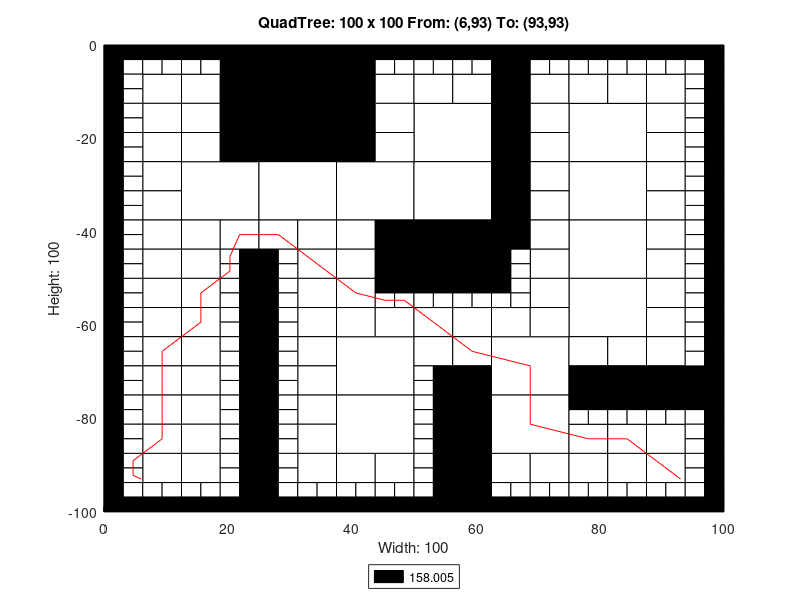

Write the MATLAB code that produced this figure.
axis([0 100 -100 0]);
title('QuadTree: 100 x 100 From: (6,93) To: (93,93)');
xlabel('Width: 100');
ylabel('Height: 100');
rectangle('Position',[25 -12.5 12.5 12.5], 'FaceColor',[0 0 0]);
rectangle('Position',[25 -25 12.5 12.5], 'FaceColor',[0 0 0]);
rectangle('Position',[12.5 -37.5 12.5 12.5], 'FaceColor',[1 1 1]);
rectangle('Position',[25 -37.5 12.5 12.5], 'FaceColor',[1 1 1]);
rectangle('Position',[37.5 -37.5 12.5 12.5], 'FaceColor',[1 1 1]);
rectangle('Position',[50 -25 12.5 12.5], 'FaceColor',[1 1 1]);
rectangle('Position',[75 -25 12.5 12.5], 'FaceColor',[1 1 1]);
rectangle('Position',[50 -37.5 12.5 12.5], 'FaceColor',[1 1 1]);
rectangle('Position',[50 -50 12.5 12.5], 'FaceColor',[0 0 0]);
rectangle('Position',[75 -37.5 12.5 12.5], 'FaceColor',[1 1 1]);
rectangle('Position',[75 -50 12.5 12.5], 'FaceColor',[1 1 1]);
rectangle('Position',[37.5 -75 12.5 12.5], 'FaceColor',[1 1 1]);
rectangle('Position',[37.5 -87.5 12.5 12.5], 'FaceColor',[1 1 1]);
rectangle('Position',[62.5 -75 12.5 12.5], 'FaceColor',[1 1 1]);
rectangle('Position',[75 -62.5 12.5 12.5], 'FaceColor',[1 1 1]);
rectangle('Position',[62.5 -87.5 12.5 12.5], 'FaceColor',[1 1 1]);
rectangle('Position',[6.25 -12.5 6.25 6.25], 'FaceColor',[1 1 1]);
rectangle('Position',[18.75 -6.25 6.25 6.25], 'FaceColor',[0 0 0]);
rectangle('Position',[12.5 -12.5 6.25 6.25], 'FaceColor',[1 1 1]);
rectangle('Position',[18.75 -12.5 6.25 6.25], 'FaceColor',[0 0 0]);
rectangle('Position',[6.25 -18.75 6.25 6.25], 'FaceColor',[1 1 1]);
rectangle('Position',[6.25 -25 6.25 6.25], 'FaceColor',[1 1 1]);
rectangle('Position',[12.5 -18.75 6.25 6.25], 'FaceColor',[1 1 1]);
rectangle('Position',[18.75 -18.75 6.25 6.25], 'FaceColor',[0 0 0]);
rectangle('Position',[12.5 -25 6.25 6.25], 'FaceColor',[1 1 1]);
rectangle('Position',[18.75 -25 6.25 6.25], 'FaceColor',[0 0 0]);
rectangle('Position',[37.5 -6.25 6.25 6.25], 'FaceColor',[0 0 0]);
rectangle('Position',[37.5 -12.5 6.25 6.25], 'FaceColor',[0 0 0]);
rectangle('Position',[43.75 -12.5 6.25 6.25], 'FaceColor',[1 1 1]);
rectangle('Position',[37.5 -18.75 6.25 6.25], 'FaceColor',[0 0 0]);
rectangle('Position',[43.75 -18.75 6.25 6.25], 'FaceColor',[1 1 1]);
rectangle('Position',[37.5 -25 6.25 6.25], 'FaceColor',[0 0 0]);
rectangle('Position',[43.75 -25 6.25 6.25], 'FaceColor',[1 1 1]);
rectangle('Position',[6.25 -31.25 6.25 6.25], 'FaceColor',[1 1 1]);
rectangle('Position',[6.25 -37.5 6.25 6.25], 'FaceColor',[1 1 1]);
rectangle('Position',[6.25 -43.75 6.25 6.25], 'FaceColor',[1 1 1]);
rectangle('Position',[6.25 -50 6.25 6.25], 'FaceColor',[1 1 1]);
rectangle('Position',[12.5 -43.75 6.25 6.25], 'FaceColor',[1 1 1]);
rectangle('Position',[18.75 -43.75 6.25 6.25], 'FaceColor',[1 1 1]);
rectangle('Position',[12.5 -50 6.25 6.25], 'FaceColor',[1 1 1]);
rectangle('Position',[25 -43.75 6.25 6.25], 'FaceColor',[1 1 1]);
rectangle('Position',[31.25 -43.75 6.25 6.25], 'FaceColor',[1 1 1]);
rectangle('Position',[31.25 -50 6.25 6.25], 'FaceColor',[1 1 1]);
rectangle('Position',[37.5 -43.75 6.25 6.25], 'FaceColor',[1 1 1]);
rectangle('Position',[43.75 -43.75 6.25 6.25], 'FaceColor',[0 0 0]);
rectangle('Position',[37.5 -50 6.25 6.25], 'FaceColor',[1 1 1]);
rectangle('Position',[43.75 -50 6.25 6.25], 'FaceColor',[0 0 0]);
rectangle('Position',[50 -12.5 6.25 6.25], 'FaceColor',[1 1 1]);
rectangle('Position',[56.25 -12.5 6.25 6.25], 'FaceColor',[1 1 1]);
rectangle('Position',[62.5 -6.25 6.25 6.25], 'FaceColor',[0 0 0]);
rectangle('Position',[62.5 -12.5 6.25 6.25], 'FaceColor',[0 0 0]);
rectangle('Position',[68.75 -12.5 6.25 6.25], 'FaceColor',[1 1 1]);
rectangle('Position',[62.5 -18.75 6.25 6.25], 'FaceColor',[0 0 0]);
rectangle('Position',[68.75 -18.75 6.25 6.25], 'FaceColor',[1 1 1]);
rectangle('Position',[62.5 -25 6.25 6.25], 'FaceColor',[0 0 0]);
rectangle('Position',[68.75 -25 6.25 6.25], 'FaceColor',[1 1 1]);
rectangle('Position',[75 -12.5 6.25 6.25], 'FaceColor',[1 1 1]);
rectangle('Position',[81.25 -12.5 6.25 6.25], 'FaceColor',[1 1 1]);
rectangle('Position',[87.5 -12.5 6.25 6.25], 'FaceColor',[1 1 1]);
rectangle('Position',[87.5 -18.75 6.25 6.25], 'FaceColor',[1 1 1]);
rectangle('Position',[87.5 -25 6.25 6.25], 'FaceColor',[1 1 1]);
rectangle('Position',[62.5 -31.25 6.25 6.25], 'FaceColor',[0 0 0]);
rectangle('Position',[68.75 -31.25 6.25 6.25], 'FaceColor',[1 1 1]);
rectangle('Position',[62.5 -37.5 6.25 6.25], 'FaceColor',[0 0 0]);
rectangle('Position',[68.75 -37.5 6.25 6.25], 'FaceColor',[1 1 1]);
rectangle('Position',[62.5 -43.75 6.25 6.25], 'FaceColor',[0 0 0]);
rectangle('Position',[68.75 -43.75 6.25 6.25], 'FaceColor',[1 1 1]);
rectangle('Position',[68.75 -50 6.25 6.25], 'FaceColor',[1 1 1]);
rectangle('Position',[87.5 -31.25 6.25 6.25], 'FaceColor',[1 1 1]);
rectangle('Position',[87.5 -37.5 6.25 6.25], 'FaceColor',[1 1 1]);
rectangle('Position',[87.5 -43.75 6.25 6.25], 'FaceColor',[1 1 1]);
rectangle('Position',[87.5 -50 6.25 6.25], 'FaceColor',[1 1 1]);
rectangle('Position',[6.25 -56.25 6.25 6.25], 'FaceColor',[1 1 1]);
rectangle('Position',[6.25 -62.5 6.25 6.25], 'FaceColor',[1 1 1]);
rectangle('Position',[12.5 -56.25 6.25 6.25], 'FaceColor',[1 1 1]);
rectangle('Position',[12.5 -62.5 6.25 6.25], 'FaceColor',[1 1 1]);
rectangle('Position',[6.25 -68.75 6.25 6.25], 'FaceColor',[1 1 1]);
rectangle('Position',[6.25 -75 6.25 6.25], 'FaceColor',[1 1 1]);
rectangle('Position',[12.5 -68.75 6.25 6.25], 'FaceColor',[1 1 1]);
rectangle('Position',[12.5 -75 6.25 6.25], 'FaceColor',[1 1 1]);
rectangle('Position',[31.25 -56.25 6.25 6.25], 'FaceColor',[1 1 1]);
rectangle('Position',[31.25 -62.5 6.25 6.25], 'FaceColor',[1 1 1]);
rectangle('Position',[37.5 -56.25 6.25 6.25], 'FaceColor',[1 1 1]);
rectangle('Position',[37.5 -62.5 6.25 6.25], 'FaceColor',[1 1 1]);
rectangle('Position',[43.75 -62.5 6.25 6.25], 'FaceColor',[1 1 1]);
rectangle('Position',[31.25 -68.75 6.25 6.25], 'FaceColor',[1 1 1]);
rectangle('Position',[31.25 -75 6.25 6.25], 'FaceColor',[1 1 1]);
rectangle('Position',[6.25 -81.25 6.25 6.25], 'FaceColor',[1 1 1]);
rectangle('Position',[6.25 -87.5 6.25 6.25], 'FaceColor',[1 1 1]);
rectangle('Position',[12.5 -81.25 6.25 6.25], 'FaceColor',[1 1 1]);
rectangle('Position',[12.5 -87.5 6.25 6.25], 'FaceColor',[1 1 1]);
rectangle('Position',[6.25 -93.75 6.25 6.25], 'FaceColor',[1 1 1]);
rectangle('Position',[12.5 -93.75 6.25 6.25], 'FaceColor',[1 1 1]);
rectangle('Position',[31.25 -81.25 6.25 6.25], 'FaceColor',[1 1 1]);
rectangle('Position',[31.25 -87.5 6.25 6.25], 'FaceColor',[1 1 1]);
rectangle('Position',[31.25 -93.75 6.25 6.25], 'FaceColor',[1 1 1]);
rectangle('Position',[37.5 -93.75 6.25 6.25], 'FaceColor',[1 1 1]);
rectangle('Position',[43.75 -93.75 6.25 6.25], 'FaceColor',[1 1 1]);
rectangle('Position',[50 -62.5 6.25 6.25], 'FaceColor',[1 1 1]);
rectangle('Position',[56.25 -62.5 6.25 6.25], 'FaceColor',[1 1 1]);
rectangle('Position',[68.75 -56.25 6.25 6.25], 'FaceColor',[1 1 1]);
rectangle('Position',[62.5 -62.5 6.25 6.25], 'FaceColor',[1 1 1]);
rectangle('Position',[68.75 -62.5 6.25 6.25], 'FaceColor',[1 1 1]);
rectangle('Position',[50 -68.75 6.25 6.25], 'FaceColor',[1 1 1]);
rectangle('Position',[56.25 -68.75 6.25 6.25], 'FaceColor',[1 1 1]);
rectangle('Position',[56.25 -75 6.25 6.25], 'FaceColor',[0 0 0]);
rectangle('Position',[87.5 -56.25 6.25 6.25], 'FaceColor',[1 1 1]);
rectangle('Position',[87.5 -62.5 6.25 6.25], 'FaceColor',[1 1 1]);
rectangle('Position',[75 -68.75 6.25 6.25], 'FaceColor',[1 1 1]);
rectangle('Position',[81.25 -68.75 6.25 6.25], 'FaceColor',[1 1 1]);
rectangle('Position',[75 -75 6.25 6.25], 'FaceColor',[0 0 0]);
rectangle('Position',[81.25 -75 6.25 6.25], 'FaceColor',[0 0 0]);
rectangle('Position',[87.5 -68.75 6.25 6.25], 'FaceColor',[1 1 1]);
rectangle('Position',[87.5 -75 6.25 6.25], 'FaceColor',[0 0 0]);
rectangle('Position',[93.75 -75 6.25 6.25], 'FaceColor',[0 0 0]);
rectangle('Position',[56.25 -81.25 6.25 6.25], 'FaceColor',[0 0 0]);
rectangle('Position',[56.25 -87.5 6.25 6.25], 'FaceColor',[0 0 0]);
rectangle('Position',[56.25 -93.75 6.25 6.25], 'FaceColor',[0 0 0]);
rectangle('Position',[56.25 -100 6.25 6.25], 'FaceColor',[0 0 0]);
rectangle('Position',[62.5 -93.75 6.25 6.25], 'FaceColor',[1 1 1]);
rectangle('Position',[68.75 -93.75 6.25 6.25], 'FaceColor',[1 1 1]);
rectangle('Position',[75 -87.5 6.25 6.25], 'FaceColor',[1 1 1]);
rectangle('Position',[81.25 -87.5 6.25 6.25], 'FaceColor',[1 1 1]);
rectangle('Position',[87.5 -87.5 6.25 6.25], 'FaceColor',[1 1 1]);
rectangle('Position',[75 -93.75 6.25 6.25], 'FaceColor',[1 1 1]);
rectangle('Position',[81.25 -93.75 6.25 6.25], 'FaceColor',[1 1 1]);
rectangle('Position',[87.5 -93.75 6.25 6.25], 'FaceColor',[1 1 1]);
rectangle('Position',[0 -3.125 3.125 3.125], 'FaceColor',[0 0 0]);
rectangle('Position',[3.125 -3.125 3.125 3.125], 'FaceColor',[0 0 0]);
rectangle('Position',[0 -6.25 3.125 3.125], 'FaceColor',[0 0 0]);
rectangle('Position',[3.125 -6.25 3.125 3.125], 'FaceColor',[1 1 1]);
rectangle('Position',[6.25 -3.125 3.125 3.125], 'FaceColor',[0 0 0]);
rectangle('Position',[9.375 -3.125 3.125 3.125], 'FaceColor',[0 0 0]);
rectangle('Position',[6.25 -6.25 3.125 3.125], 'FaceColor',[1 1 1]);
rectangle('Position',[9.375 -6.25 3.125 3.125], 'FaceColor',[1 1 1]);
rectangle('Position',[0 -9.375 3.125 3.125], 'FaceColor',[0 0 0]);
rectangle('Position',[3.125 -9.375 3.125 3.125], 'FaceColor',[1 1 1]);
rectangle('Position',[0 -12.5 3.125 3.125], 'FaceColor',[0 0 0]);
rectangle('Position',[3.125 -12.5 3.125 3.125], 'FaceColor',[1 1 1]);
rectangle('Position',[12.5 -3.125 3.125 3.125], 'FaceColor',[0 0 0]);
rectangle('Position',[15.625 -3.125 3.125 3.125], 'FaceColor',[0 0 0]);
rectangle('Position',[12.5 -6.25 3.125 3.125], 'FaceColor',[1 1 1]);
rectangle('Position',[15.625 -6.25 3.125 3.125], 'FaceColor',[1 1 1]);
rectangle('Position',[0 -15.625 3.125 3.125], 'FaceColor',[0 0 0]);
rectangle('Position',[3.125 -15.625 3.125 3.125], 'FaceColor',[1 1 1]);
rectangle('Position',[0 -18.75 3.125 3.125], 'FaceColor',[0 0 0]);
rectangle('Position',[3.125 -18.75 3.125 3.125], 'FaceColor',[1 1 1]);
rectangle('Position',[0 -21.875 3.125 3.125], 'FaceColor',[0 0 0]);
rectangle('Position',[3.125 -21.875 3.125 3.125], 'FaceColor',[1 1 1]);
rectangle('Position',[0 -25 3.125 3.125], 'FaceColor',[0 0 0]);
rectangle('Position',[3.125 -25 3.125 3.125], 'FaceColor',[1 1 1]);
rectangle('Position',[43.75 -3.125 3.125 3.125], 'FaceColor',[0 0 0]);
rectangle('Position',[46.875 -3.125 3.125 3.125], 'FaceColor',[0 0 0]);
rectangle('Position',[43.75 -6.25 3.125 3.125], 'FaceColor',[1 1 1]);
rectangle('Position',[46.875 -6.25 3.125 3.125], 'FaceColor',[1 1 1]);
rectangle('Position',[0 -28.125 3.125 3.125], 'FaceColor',[0 0 0]);
rectangle('Position',[3.125 -28.125 3.125 3.125], 'FaceColor',[1 1 1]);
rectangle('Position',[0 -31.25 3.125 3.125], 'FaceColor',[0 0 0]);
rectangle('Position',[3.125 -31.25 3.125 3.125], 'FaceColor',[1 1 1]);
rectangle('Position',[0 -34.375 3.125 3.125], 'FaceColor',[0 0 0]);
rectangle('Position',[3.125 -34.375 3.125 3.125], 'FaceColor',[1 1 1]);
rectangle('Position',[0 -37.5 3.125 3.125], 'FaceColor',[0 0 0]);
rectangle('Position',[3.125 -37.5 3.125 3.125], 'FaceColor',[1 1 1]);
rectangle('Position',[0 -40.625 3.125 3.125], 'FaceColor',[0 0 0]);
rectangle('Position',[3.125 -40.625 3.125 3.125], 'FaceColor',[1 1 1]);
rectangle('Position',[0 -43.75 3.125 3.125], 'FaceColor',[0 0 0]);
rectangle('Position',[3.125 -43.75 3.125 3.125], 'FaceColor',[1 1 1]);
rectangle('Position',[0 -46.875 3.125 3.125], 'FaceColor',[0 0 0]);
rectangle('Position',[3.125 -46.875 3.125 3.125], 'FaceColor',[1 1 1]);
rectangle('Position',[0 -50 3.125 3.125], 'FaceColor',[0 0 0]);
rectangle('Position',[3.125 -50 3.125 3.125], 'FaceColor',[1 1 1]);
rectangle('Position',[18.75 -46.875 3.125 3.125], 'FaceColor',[1 1 1]);
rectangle('Position',[21.875 -46.875 3.125 3.125], 'FaceColor',[0 0 0]);
rectangle('Position',[18.75 -50 3.125 3.125], 'FaceColor',[1 1 1]);
rectangle('Position',[21.875 -50 3.125 3.125], 'FaceColor',[0 0 0]);
rectangle('Position',[25 -46.875 3.125 3.125], 'FaceColor',[0 0 0]);
rectangle('Position',[28.125 -46.875 3.125 3.125], 'FaceColor',[1 1 1]);
rectangle('Position',[25 -50 3.125 3.125], 'FaceColor',[0 0 0]);
rectangle('Position',[28.125 -50 3.125 3.125], 'FaceColor',[1 1 1]);
rectangle('Position',[50 -3.125 3.125 3.125], 'FaceColor',[0 0 0]);
rectangle('Position',[53.125 -3.125 3.125 3.125], 'FaceColor',[0 0 0]);
rectangle('Position',[50 -6.25 3.125 3.125], 'FaceColor',[1 1 1]);
rectangle('Position',[53.125 -6.25 3.125 3.125], 'FaceColor',[1 1 1]);
rectangle('Position',[56.25 -3.125 3.125 3.125], 'FaceColor',[0 0 0]);
rectangle('Position',[59.375 -3.125 3.125 3.125], 'FaceColor',[0 0 0]);
rectangle('Position',[56.25 -6.25 3.125 3.125], 'FaceColor',[1 1 1]);
rectangle('Position',[59.375 -6.25 3.125 3.125], 'FaceColor',[1 1 1]);
rectangle('Position',[68.75 -3.125 3.125 3.125], 'FaceColor',[0 0 0]);
rectangle('Position',[71.875 -3.125 3.125 3.125], 'FaceColor',[0 0 0]);
rectangle('Position',[68.75 -6.25 3.125 3.125], 'FaceColor',[1 1 1]);
rectangle('Position',[71.875 -6.25 3.125 3.125], 'FaceColor',[1 1 1]);
rectangle('Position',[75 -3.125 3.125 3.125], 'FaceColor',[0 0 0]);
rectangle('Position',[78.125 -3.125 3.125 3.125], 'FaceColor',[0 0 0]);
rectangle('Position',[75 -6.25 3.125 3.125], 'FaceColor',[1 1 1]);
rectangle('Position',[78.125 -6.25 3.125 3.125], 'FaceColor',[1 1 1]);
rectangle('Position',[81.25 -3.125 3.125 3.125], 'FaceColor',[0 0 0]);
rectangle('Position',[84.375 -3.125 3.125 3.125], 'FaceColor',[0 0 0]);
rectangle('Position',[81.25 -6.25 3.125 3.125], 'FaceColor',[1 1 1]);
rectangle('Position',[84.375 -6.25 3.125 3.125], 'FaceColor',[1 1 1]);
rectangle('Position',[87.5 -3.125 3.125 3.125], 'FaceColor',[0 0 0]);
rectangle('Position',[90.625 -3.125 3.125 3.125], 'FaceColor',[0 0 0]);
rectangle('Position',[87.5 -6.25 3.125 3.125], 'FaceColor',[1 1 1]);
rectangle('Position',[90.625 -6.25 3.125 3.125], 'FaceColor',[1 1 1]);
rectangle('Position',[93.75 -3.125 3.125 3.125], 'FaceColor',[0 0 0]);
rectangle('Position',[96.875 -3.125 3.125 3.125], 'FaceColor',[0 0 0]);
rectangle('Position',[93.75 -6.25 3.125 3.125], 'FaceColor',[1 1 1]);
rectangle('Position',[96.875 -6.25 3.125 3.125], 'FaceColor',[0 0 0]);
rectangle('Position',[93.75 -9.375 3.125 3.125], 'FaceColor',[1 1 1]);
rectangle('Position',[96.875 -9.375 3.125 3.125], 'FaceColor',[0 0 0]);
rectangle('Position',[93.75 -12.5 3.125 3.125], 'FaceColor',[1 1 1]);
rectangle('Position',[96.875 -12.5 3.125 3.125], 'FaceColor',[0 0 0]);
rectangle('Position',[93.75 -15.625 3.125 3.125], 'FaceColor',[1 1 1]);
rectangle('Position',[96.875 -15.625 3.125 3.125], 'FaceColor',[0 0 0]);
rectangle('Position',[93.75 -18.75 3.125 3.125], 'FaceColor',[1 1 1]);
rectangle('Position',[96.875 -18.75 3.125 3.125], 'FaceColor',[0 0 0]);
rectangle('Position',[93.75 -21.875 3.125 3.125], 'FaceColor',[1 1 1]);
rectangle('Position',[96.875 -21.875 3.125 3.125], 'FaceColor',[0 0 0]);
rectangle('Position',[93.75 -25 3.125 3.125], 'FaceColor',[1 1 1]);
rectangle('Position',[96.875 -25 3.125 3.125], 'FaceColor',[0 0 0]);
rectangle('Position',[62.5 -46.875 3.125 3.125], 'FaceColor',[0 0 0]);
rectangle('Position',[65.625 -46.875 3.125 3.125], 'FaceColor',[1 1 1]);
rectangle('Position',[62.5 -50 3.125 3.125], 'FaceColor',[0 0 0]);
rectangle('Position',[65.625 -50 3.125 3.125], 'FaceColor',[1 1 1]);
rectangle('Position',[93.75 -28.125 3.125 3.125], 'FaceColor',[1 1 1]);
rectangle('Position',[96.875 -28.125 3.125 3.125], 'FaceColor',[0 0 0]);
rectangle('Position',[93.75 -31.25 3.125 3.125], 'FaceColor',[1 1 1]);
rectangle('Position',[96.875 -31.25 3.125 3.125], 'FaceColor',[0 0 0]);
rectangle('Position',[93.75 -34.375 3.125 3.125], 'FaceColor',[1 1 1]);
rectangle('Position',[96.875 -34.375 3.125 3.125], 'FaceColor',[0 0 0]);
rectangle('Position',[93.75 -37.5 3.125 3.125], 'FaceColor',[1 1 1]);
rectangle('Position',[96.875 -37.5 3.125 3.125], 'FaceColor',[0 0 0]);
rectangle('Position',[93.75 -40.625 3.125 3.125], 'FaceColor',[1 1 1]);
rectangle('Position',[96.875 -40.625 3.125 3.125], 'FaceColor',[0 0 0]);
rectangle('Position',[93.75 -43.75 3.125 3.125], 'FaceColor',[1 1 1]);
rectangle('Position',[96.875 -43.75 3.125 3.125], 'FaceColor',[0 0 0]);
rectangle('Position',[93.75 -46.875 3.125 3.125], 'FaceColor',[1 1 1]);
rectangle('Position',[96.875 -46.875 3.125 3.125], 'FaceColor',[0 0 0]);
rectangle('Position',[93.75 -50 3.125 3.125], 'FaceColor',[1 1 1]);
rectangle('Position',[96.875 -50 3.125 3.125], 'FaceColor',[0 0 0]);
rectangle('Position',[0 -53.125 3.125 3.125], 'FaceColor',[0 0 0]);
rectangle('Position',[3.125 -53.125 3.125 3.125], 'FaceColor',[1 1 1]);
rectangle('Position',[0 -56.25 3.125 3.125], 'FaceColor',[0 0 0]);
rectangle('Position',[3.125 -56.25 3.125 3.125], 'FaceColor',[1 1 1]);
rectangle('Position',[0 -59.375 3.125 3.125], 'FaceColor',[0 0 0]);
rectangle('Position',[3.125 -59.375 3.125 3.125], 'FaceColor',[1 1 1]);
rectangle('Position',[0 -62.5 3.125 3.125], 'FaceColor',[0 0 0]);
rectangle('Position',[3.125 -62.5 3.125 3.125], 'FaceColor',[1 1 1]);
rectangle('Position',[18.75 -53.125 3.125 3.125], 'FaceColor',[1 1 1]);
rectangle('Position',[21.875 -53.125 3.125 3.125], 'FaceColor',[0 0 0]);
rectangle('Position',[18.75 -56.25 3.125 3.125], 'FaceColor',[1 1 1]);
rectangle('Position',[21.875 -56.25 3.125 3.125], 'FaceColor',[0 0 0]);
rectangle('Position',[18.75 -59.375 3.125 3.125], 'FaceColor',[1 1 1]);
rectangle('Position',[21.875 -59.375 3.125 3.125], 'FaceColor',[0 0 0]);
rectangle('Position',[18.75 -62.5 3.125 3.125], 'FaceColor',[1 1 1]);
rectangle('Position',[21.875 -62.5 3.125 3.125], 'FaceColor',[0 0 0]);
rectangle('Position',[0 -65.625 3.125 3.125], 'FaceColor',[0 0 0]);
rectangle('Position',[3.125 -65.625 3.125 3.125], 'FaceColor',[1 1 1]);
rectangle('Position',[0 -68.75 3.125 3.125], 'FaceColor',[0 0 0]);
rectangle('Position',[3.125 -68.75 3.125 3.125], 'FaceColor',[1 1 1]);
rectangle('Position',[0 -71.875 3.125 3.125], 'FaceColor',[0 0 0]);
rectangle('Position',[3.125 -71.875 3.125 3.125], 'FaceColor',[1 1 1]);
rectangle('Position',[0 -75 3.125 3.125], 'FaceColor',[0 0 0]);
rectangle('Position',[3.125 -75 3.125 3.125], 'FaceColor',[1 1 1]);
rectangle('Position',[18.75 -65.625 3.125 3.125], 'FaceColor',[1 1 1]);
rectangle('Position',[21.875 -65.625 3.125 3.125], 'FaceColor',[0 0 0]);
rectangle('Position',[18.75 -68.75 3.125 3.125], 'FaceColor',[1 1 1]);
rectangle('Position',[21.875 -68.75 3.125 3.125], 'FaceColor',[0 0 0]);
rectangle('Position',[18.75 -71.875 3.125 3.125], 'FaceColor',[1 1 1]);
rectangle('Position',[21.875 -71.875 3.125 3.125], 'FaceColor',[0 0 0]);
rectangle('Position',[18.75 -75 3.125 3.125], 'FaceColor',[1 1 1]);
rectangle('Position',[21.875 -75 3.125 3.125], 'FaceColor',[0 0 0]);
rectangle('Position',[25 -53.125 3.125 3.125], 'FaceColor',[0 0 0]);
rectangle('Position',[28.125 -53.125 3.125 3.125], 'FaceColor',[1 1 1]);
rectangle('Position',[25 -56.25 3.125 3.125], 'FaceColor',[0 0 0]);
rectangle('Position',[28.125 -56.25 3.125 3.125], 'FaceColor',[1 1 1]);
rectangle('Position',[25 -59.375 3.125 3.125], 'FaceColor',[0 0 0]);
rectangle('Position',[28.125 -59.375 3.125 3.125], 'FaceColor',[1 1 1]);
rectangle('Position',[25 -62.5 3.125 3.125], 'FaceColor',[0 0 0]);
rectangle('Position',[28.125 -62.5 3.125 3.125], 'FaceColor',[1 1 1]);
rectangle('Position',[43.75 -53.125 3.125 3.125], 'FaceColor',[0 0 0]);
rectangle('Position',[46.875 -53.125 3.125 3.125], 'FaceColor',[0 0 0]);
rectangle('Position',[43.75 -56.25 3.125 3.125], 'FaceColor',[1 1 1]);
rectangle('Position',[46.875 -56.25 3.125 3.125], 'FaceColor',[1 1 1]);
rectangle('Position',[25 -65.625 3.125 3.125], 'FaceColor',[0 0 0]);
rectangle('Position',[28.125 -65.625 3.125 3.125], 'FaceColor',[1 1 1]);
rectangle('Position',[25 -68.75 3.125 3.125], 'FaceColor',[0 0 0]);
rectangle('Position',[28.125 -68.75 3.125 3.125], 'FaceColor',[1 1 1]);
rectangle('Position',[25 -71.875 3.125 3.125], 'FaceColor',[0 0 0]);
rectangle('Position',[28.125 -71.875 3.125 3.125], 'FaceColor',[1 1 1]);
rectangle('Position',[25 -75 3.125 3.125], 'FaceColor',[0 0 0]);
rectangle('Position',[28.125 -75 3.125 3.125], 'FaceColor',[1 1 1]);
rectangle('Position',[0 -78.125 3.125 3.125], 'FaceColor',[0 0 0]);
rectangle('Position',[3.125 -78.125 3.125 3.125], 'FaceColor',[1 1 1]);
rectangle('Position',[0 -81.25 3.125 3.125], 'FaceColor',[0 0 0]);
rectangle('Position',[3.125 -81.25 3.125 3.125], 'FaceColor',[1 1 1]);
rectangle('Position',[0 -84.375 3.125 3.125], 'FaceColor',[0 0 0]);
rectangle('Position',[3.125 -84.375 3.125 3.125], 'FaceColor',[1 1 1]);
rectangle('Position',[0 -87.5 3.125 3.125], 'FaceColor',[0 0 0]);
rectangle('Position',[3.125 -87.5 3.125 3.125], 'FaceColor',[1 1 1]);
rectangle('Position',[18.75 -78.125 3.125 3.125], 'FaceColor',[1 1 1]);
rectangle('Position',[21.875 -78.125 3.125 3.125], 'FaceColor',[0 0 0]);
rectangle('Position',[18.75 -81.25 3.125 3.125], 'FaceColor',[1 1 1]);
rectangle('Position',[21.875 -81.25 3.125 3.125], 'FaceColor',[0 0 0]);
rectangle('Position',[18.75 -84.375 3.125 3.125], 'FaceColor',[1 1 1]);
rectangle('Position',[21.875 -84.375 3.125 3.125], 'FaceColor',[0 0 0]);
rectangle('Position',[18.75 -87.5 3.125 3.125], 'FaceColor',[1 1 1]);
rectangle('Position',[21.875 -87.5 3.125 3.125], 'FaceColor',[0 0 0]);
rectangle('Position',[0 -90.625 3.125 3.125], 'FaceColor',[0 0 0]);
rectangle('Position',[3.125 -90.625 3.125 3.125], 'FaceColor',[1 1 1]);
rectangle('Position',[0 -93.75 3.125 3.125], 'FaceColor',[0 0 0]);
rectangle('Position',[3.125 -93.75 3.125 3.125], 'FaceColor',[1 1 1]);
rectangle('Position',[0 -96.875 3.125 3.125], 'FaceColor',[0 0 0]);
rectangle('Position',[3.125 -96.875 3.125 3.125], 'FaceColor',[1 1 1]);
rectangle('Position',[0 -100 3.125 3.125], 'FaceColor',[0 0 0]);
rectangle('Position',[3.125 -100 3.125 3.125], 'FaceColor',[0 0 0]);
rectangle('Position',[6.25 -96.875 3.125 3.125], 'FaceColor',[1 1 1]);
rectangle('Position',[9.375 -96.875 3.125 3.125], 'FaceColor',[1 1 1]);
rectangle('Position',[6.25 -100 3.125 3.125], 'FaceColor',[0 0 0]);
rectangle('Position',[9.375 -100 3.125 3.125], 'FaceColor',[0 0 0]);
rectangle('Position',[18.75 -90.625 3.125 3.125], 'FaceColor',[1 1 1]);
rectangle('Position',[21.875 -90.625 3.125 3.125], 'FaceColor',[0 0 0]);
rectangle('Position',[18.75 -93.75 3.125 3.125], 'FaceColor',[1 1 1]);
rectangle('Position',[21.875 -93.75 3.125 3.125], 'FaceColor',[0 0 0]);
rectangle('Position',[12.5 -96.875 3.125 3.125], 'FaceColor',[1 1 1]);
rectangle('Position',[15.625 -96.875 3.125 3.125], 'FaceColor',[1 1 1]);
rectangle('Position',[12.5 -100 3.125 3.125], 'FaceColor',[0 0 0]);
rectangle('Position',[15.625 -100 3.125 3.125], 'FaceColor',[0 0 0]);
rectangle('Position',[18.75 -96.875 3.125 3.125], 'FaceColor',[1 1 1]);
rectangle('Position',[21.875 -96.875 3.125 3.125], 'FaceColor',[0 0 0]);
rectangle('Position',[18.75 -100 3.125 3.125], 'FaceColor',[0 0 0]);
rectangle('Position',[21.875 -100 3.125 3.125], 'FaceColor',[0 0 0]);
rectangle('Position',[25 -78.125 3.125 3.125], 'FaceColor',[0 0 0]);
rectangle('Position',[28.125 -78.125 3.125 3.125], 'FaceColor',[1 1 1]);
rectangle('Position',[25 -81.25 3.125 3.125], 'FaceColor',[0 0 0]);
rectangle('Position',[28.125 -81.25 3.125 3.125], 'FaceColor',[1 1 1]);
rectangle('Position',[25 -84.375 3.125 3.125], 'FaceColor',[0 0 0]);
rectangle('Position',[28.125 -84.375 3.125 3.125], 'FaceColor',[1 1 1]);
rectangle('Position',[25 -87.5 3.125 3.125], 'FaceColor',[0 0 0]);
rectangle('Position',[28.125 -87.5 3.125 3.125], 'FaceColor',[1 1 1]);
rectangle('Position',[25 -90.625 3.125 3.125], 'FaceColor',[0 0 0]);
rectangle('Position',[28.125 -90.625 3.125 3.125], 'FaceColor',[1 1 1]);
rectangle('Position',[25 -93.75 3.125 3.125], 'FaceColor',[0 0 0]);
rectangle('Position',[28.125 -93.75 3.125 3.125], 'FaceColor',[1 1 1]);
rectangle('Position',[25 -96.875 3.125 3.125], 'FaceColor',[0 0 0]);
rectangle('Position',[28.125 -96.875 3.125 3.125], 'FaceColor',[1 1 1]);
rectangle('Position',[25 -100 3.125 3.125], 'FaceColor',[0 0 0]);
rectangle('Position',[28.125 -100 3.125 3.125], 'FaceColor',[0 0 0]);
rectangle('Position',[31.25 -96.875 3.125 3.125], 'FaceColor',[1 1 1]);
rectangle('Position',[34.375 -96.875 3.125 3.125], 'FaceColor',[1 1 1]);
rectangle('Position',[31.25 -100 3.125 3.125], 'FaceColor',[0 0 0]);
rectangle('Position',[34.375 -100 3.125 3.125], 'FaceColor',[0 0 0]);
rectangle('Position',[37.5 -96.875 3.125 3.125], 'FaceColor',[1 1 1]);
rectangle('Position',[40.625 -96.875 3.125 3.125], 'FaceColor',[1 1 1]);
rectangle('Position',[37.5 -100 3.125 3.125], 'FaceColor',[0 0 0]);
rectangle('Position',[40.625 -100 3.125 3.125], 'FaceColor',[0 0 0]);
rectangle('Position',[43.75 -96.875 3.125 3.125], 'FaceColor',[1 1 1]);
rectangle('Position',[46.875 -96.875 3.125 3.125], 'FaceColor',[1 1 1]);
rectangle('Position',[43.75 -100 3.125 3.125], 'FaceColor',[0 0 0]);
rectangle('Position',[46.875 -100 3.125 3.125], 'FaceColor',[0 0 0]);
rectangle('Position',[50 -53.125 3.125 3.125], 'FaceColor',[0 0 0]);
rectangle('Position',[53.125 -53.125 3.125 3.125], 'FaceColor',[0 0 0]);
rectangle('Position',[50 -56.25 3.125 3.125], 'FaceColor',[1 1 1]);
rectangle('Position',[53.125 -56.25 3.125 3.125], 'FaceColor',[1 1 1]);
rectangle('Position',[56.25 -53.125 3.125 3.125], 'FaceColor',[0 0 0]);
rectangle('Position',[59.375 -53.125 3.125 3.125], 'FaceColor',[0 0 0]);
rectangle('Position',[56.25 -56.25 3.125 3.125], 'FaceColor',[1 1 1]);
rectangle('Position',[59.375 -56.25 3.125 3.125], 'FaceColor',[1 1 1]);
rectangle('Position',[62.5 -53.125 3.125 3.125], 'FaceColor',[0 0 0]);
rectangle('Position',[65.625 -53.125 3.125 3.125], 'FaceColor',[1 1 1]);
rectangle('Position',[62.5 -56.25 3.125 3.125], 'FaceColor',[1 1 1]);
rectangle('Position',[65.625 -56.25 3.125 3.125], 'FaceColor',[1 1 1]);
rectangle('Position',[50 -71.875 3.125 3.125], 'FaceColor',[1 1 1]);
rectangle('Position',[53.125 -71.875 3.125 3.125], 'FaceColor',[0 0 0]);
rectangle('Position',[50 -75 3.125 3.125], 'FaceColor',[1 1 1]);
rectangle('Position',[53.125 -75 3.125 3.125], 'FaceColor',[0 0 0]);
rectangle('Position',[93.75 -53.125 3.125 3.125], 'FaceColor',[1 1 1]);
rectangle('Position',[96.875 -53.125 3.125 3.125], 'FaceColor',[0 0 0]);
rectangle('Position',[93.75 -56.25 3.125 3.125], 'FaceColor',[1 1 1]);
rectangle('Position',[96.875 -56.25 3.125 3.125], 'FaceColor',[0 0 0]);
rectangle('Position',[93.75 -59.375 3.125 3.125], 'FaceColor',[1 1 1]);
rectangle('Position',[96.875 -59.375 3.125 3.125], 'FaceColor',[0 0 0]);
rectangle('Position',[93.75 -62.5 3.125 3.125], 'FaceColor',[1 1 1]);
rectangle('Position',[96.875 -62.5 3.125 3.125], 'FaceColor',[0 0 0]);
rectangle('Position',[93.75 -65.625 3.125 3.125], 'FaceColor',[1 1 1]);
rectangle('Position',[96.875 -65.625 3.125 3.125], 'FaceColor',[0 0 0]);
rectangle('Position',[93.75 -68.75 3.125 3.125], 'FaceColor',[1 1 1]);
rectangle('Position',[96.875 -68.75 3.125 3.125], 'FaceColor',[0 0 0]);
rectangle('Position',[50 -78.125 3.125 3.125], 'FaceColor',[1 1 1]);
rectangle('Position',[53.125 -78.125 3.125 3.125], 'FaceColor',[0 0 0]);
rectangle('Position',[50 -81.25 3.125 3.125], 'FaceColor',[1 1 1]);
rectangle('Position',[53.125 -81.25 3.125 3.125], 'FaceColor',[0 0 0]);
rectangle('Position',[50 -84.375 3.125 3.125], 'FaceColor',[1 1 1]);
rectangle('Position',[53.125 -84.375 3.125 3.125], 'FaceColor',[0 0 0]);
rectangle('Position',[50 -87.5 3.125 3.125], 'FaceColor',[1 1 1]);
rectangle('Position',[53.125 -87.5 3.125 3.125], 'FaceColor',[0 0 0]);
rectangle('Position',[50 -90.625 3.125 3.125], 'FaceColor',[1 1 1]);
rectangle('Position',[53.125 -90.625 3.125 3.125], 'FaceColor',[0 0 0]);
rectangle('Position',[50 -93.75 3.125 3.125], 'FaceColor',[1 1 1]);
rectangle('Position',[53.125 -93.75 3.125 3.125], 'FaceColor',[0 0 0]);
rectangle('Position',[50 -96.875 3.125 3.125], 'FaceColor',[1 1 1]);
rectangle('Position',[53.125 -96.875 3.125 3.125], 'FaceColor',[0 0 0]);
rectangle('Position',[50 -100 3.125 3.125], 'FaceColor',[0 0 0]);
rectangle('Position',[53.125 -100 3.125 3.125], 'FaceColor',[0 0 0]);
rectangle('Position',[62.5 -96.875 3.125 3.125], 'FaceColor',[1 1 1]);
rectangle('Position',[65.625 -96.875 3.125 3.125], 'FaceColor',[1 1 1]);
rectangle('Position',[62.5 -100 3.125 3.125], 'FaceColor',[0 0 0]);
rectangle('Position',[65.625 -100 3.125 3.125], 'FaceColor',[0 0 0]);
rectangle('Position',[68.75 -96.875 3.125 3.125], 'FaceColor',[1 1 1]);
rectangle('Position',[71.875 -96.875 3.125 3.125], 'FaceColor',[1 1 1]);
rectangle('Position',[68.75 -100 3.125 3.125], 'FaceColor',[0 0 0]);
rectangle('Position',[71.875 -100 3.125 3.125], 'FaceColor',[0 0 0]);
rectangle('Position',[75 -78.125 3.125 3.125], 'FaceColor',[0 0 0]);
rectangle('Position',[78.125 -78.125 3.125 3.125], 'FaceColor',[0 0 0]);
rectangle('Position',[75 -81.25 3.125 3.125], 'FaceColor',[1 1 1]);
rectangle('Position',[78.125 -81.25 3.125 3.125], 'FaceColor',[1 1 1]);
rectangle('Position',[81.25 -78.125 3.125 3.125], 'FaceColor',[0 0 0]);
rectangle('Position',[84.375 -78.125 3.125 3.125], 'FaceColor',[0 0 0]);
rectangle('Position',[81.25 -81.25 3.125 3.125], 'FaceColor',[1 1 1]);
rectangle('Position',[84.375 -81.25 3.125 3.125], 'FaceColor',[1 1 1]);
rectangle('Position',[87.5 -78.125 3.125 3.125], 'FaceColor',[0 0 0]);
rectangle('Position',[90.625 -78.125 3.125 3.125], 'FaceColor',[0 0 0]);
rectangle('Position',[87.5 -81.25 3.125 3.125], 'FaceColor',[1 1 1]);
rectangle('Position',[90.625 -81.25 3.125 3.125], 'FaceColor',[1 1 1]);
rectangle('Position',[93.75 -78.125 3.125 3.125], 'FaceColor',[0 0 0]);
rectangle('Position',[96.875 -78.125 3.125 3.125], 'FaceColor',[0 0 0]);
rectangle('Position',[93.75 -81.25 3.125 3.125], 'FaceColor',[1 1 1]);
rectangle('Position',[96.875 -81.25 3.125 3.125], 'FaceColor',[0 0 0]);
rectangle('Position',[93.75 -84.375 3.125 3.125], 'FaceColor',[1 1 1]);
rectangle('Position',[96.875 -84.375 3.125 3.125], 'FaceColor',[0 0 0]);
rectangle('Position',[93.75 -87.5 3.125 3.125], 'FaceColor',[1 1 1]);
rectangle('Position',[96.875 -87.5 3.125 3.125], 'FaceColor',[0 0 0]);
rectangle('Position',[75 -96.875 3.125 3.125], 'FaceColor',[1 1 1]);
rectangle('Position',[78.125 -96.875 3.125 3.125], 'FaceColor',[1 1 1]);
rectangle('Position',[75 -100 3.125 3.125], 'FaceColor',[0 0 0]);
rectangle('Position',[78.125 -100 3.125 3.125], 'FaceColor',[0 0 0]);
rectangle('Position',[81.25 -96.875 3.125 3.125], 'FaceColor',[1 1 1]);
rectangle('Position',[84.375 -96.875 3.125 3.125], 'FaceColor',[1 1 1]);
rectangle('Position',[81.25 -100 3.125 3.125], 'FaceColor',[0 0 0]);
rectangle('Position',[84.375 -100 3.125 3.125], 'FaceColor',[0 0 0]);
rectangle('Position',[93.75 -90.625 3.125 3.125], 'FaceColor',[1 1 1]);
rectangle('Position',[96.875 -90.625 3.125 3.125], 'FaceColor',[0 0 0]);
rectangle('Position',[93.75 -93.75 3.125 3.125], 'FaceColor',[1 1 1]);
rectangle('Position',[96.875 -93.75 3.125 3.125], 'FaceColor',[0 0 0]);
rectangle('Position',[87.5 -96.875 3.125 3.125], 'FaceColor',[1 1 1]);
rectangle('Position',[90.625 -96.875 3.125 3.125], 'FaceColor',[1 1 1]);
rectangle('Position',[87.5 -100 3.125 3.125], 'FaceColor',[0 0 0]);
rectangle('Position',[90.625 -100 3.125 3.125], 'FaceColor',[0 0 0]);
rectangle('Position',[93.75 -96.875 3.125 3.125], 'FaceColor',[1 1 1]);
rectangle('Position',[96.875 -96.875 3.125 3.125], 'FaceColor',[0 0 0]);
rectangle('Position',[93.75 -100 3.125 3.125], 'FaceColor',[0 0 0]);
rectangle('Position',[96.875 -100 3.125 3.125], 'FaceColor',[0 0 0]);
X=[93,90.625,84.375,78.125,68.75,68.75,59.375,53.125,48.4375,45.3125,40.625,34.375,28.125,21.875,20.3125,20.3125,15.625,15.625,9.375,9.375,9.375,9.375,4.6875,4.6875,6];
Y=[-93,-90.625,-84.375,-84.375,-81.25,-68.75,-65.625,-59.375,-54.6875,-54.6875,-53.125,-46.875,-40.625,-40.625,-45.3125,-48.4375,-53.125,-59.375,-65.625,-71.875,-78.125,-84.375,-89.0625,-92.1875,-93];
hold on;
plot(X,Y,'r');
legend('158.005','Location','southoutside');
